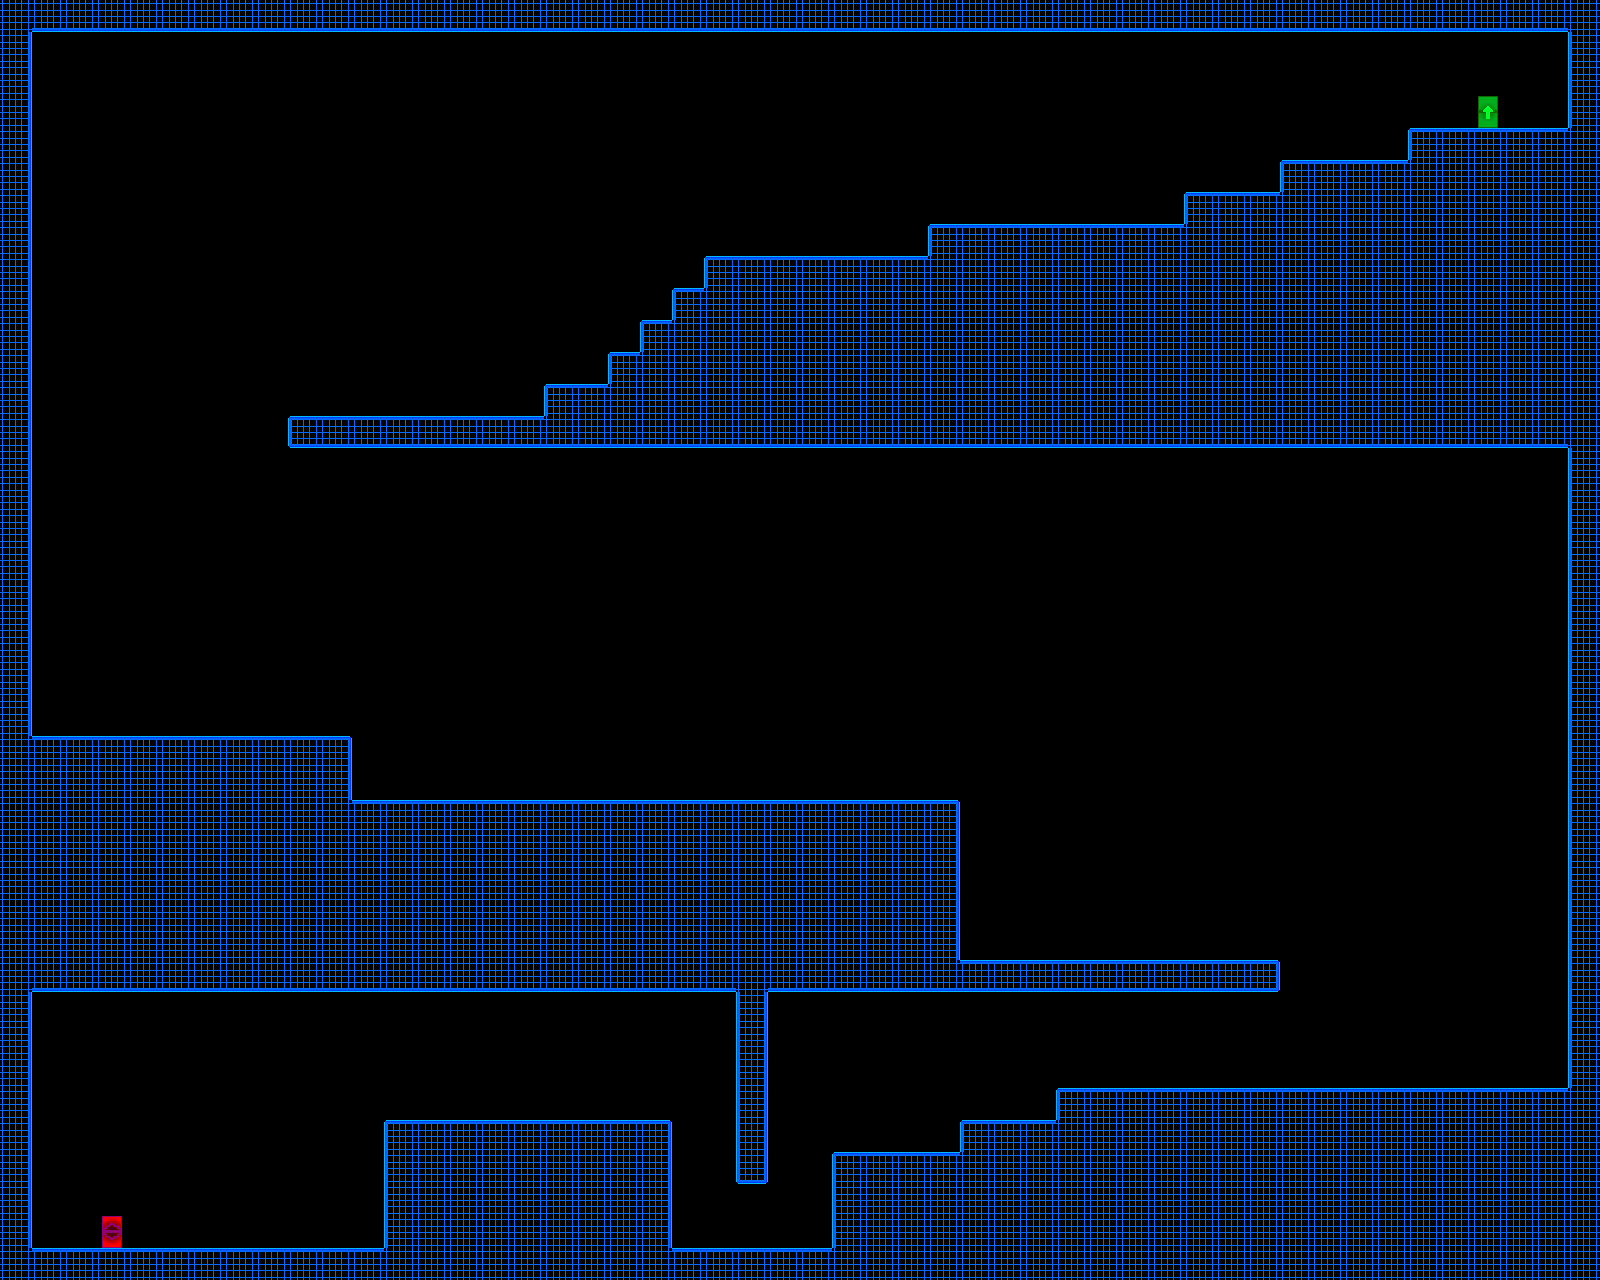

Below is a game level as drawn by its tile map, then a one-line description and the .tmx that defines it (tile-layer data replaced by summaries):
An orthogonal 50x40 tile map with 32x32 px tiles, 1 tile layer (Tile Layer 1) and 24 objects.

<map version="1.0" orientation="orthogonal" renderorder="right-down" width="50" height="40" tilewidth="32" tileheight="32" nextobjectid="25">
 <tileset firstgid="1" name="TestTile" tilewidth="32" tileheight="32" tilecount="117" columns="13">
  <image source="resources/tiles/TestTile.png" width="416" height="288" />
 </tileset>
 <layer name="Tile Layer 1" width="50" height="40">
  <data>[2000 cells, 760 non-empty, 14 distinct tile ids]</data>
 </layer>
 <objectgroup name="Triggers" visible="0">
  <object id="1" x="96" y="1216" width="32" height="32">
   <properties>
    <property name="playerEntrance" value="" />
   </properties>
  </object>
  <object id="2" x="1472" y="96" width="32" height="32">
   <properties>
    <property name="playerExit" value="Level4" />
   </properties>
  </object>
  <object id="3" x="32" y="1248" width="1536" height="32">
   <properties>
    <property name="blocker" value="t" />
   </properties>
  </object>
  <object id="4" x="0" y="0" width="32" height="1280">
   <properties>
    <property name="blocker" value="r" />
   </properties>
  </object>
  <object id="5" x="32" y="0" width="1536" height="32">
   <properties>
    <property name="blocker" value="b" />
   </properties>
  </object>
  <object id="6" x="1568" y="0" width="32" height="1280">
   <properties>
    <property name="blocker" value="l" />
   </properties>
  </object>
  <object id="7" x="384" y="1120" width="288" height="128">
   <properties>
    <property name="blocker" value="lrt" />
   </properties>
  </object>
  <object id="8" x="736" y="992" width="32" height="192">
   <properties>
    <property name="blocker" value="lrb" />
   </properties>
  </object>
  <object id="9" x="832" y="1152" width="128" height="96">
   <properties>
    <property name="blocker" value="lt" />
   </properties>
  </object>
  <object id="10" x="960" y="1120" width="96" height="32">
   <properties>
    <property name="blocker" value="lt" />
   </properties>
  </object>
  <object id="11" x="1056" y="1088" width="512" height="32">
   <properties>
    <property name="blocker" value="lt" />
   </properties>
  </object>
  <object id="12" x="960" y="960" width="320" height="32">
   <properties>
    <property name="blocker" value="tbr" />
   </properties>
  </object>
  <object id="13" x="352" y="800" width="608" height="192">
   <properties>
    <property name="blocker" value="tbr" />
   </properties>
  </object>
  <object id="14" x="32" y="736" width="320" height="256">
   <properties>
    <property name="blocker" value="tbr" />
   </properties>
  </object>
  <object id="15" x="288" y="416" width="1280" height="32">
   <properties>
    <property name="blocker" value="lbt" />
   </properties>
  </object>
  <object id="16" x="544" y="384" width="64" height="32">
   <properties>
    <property name="blocker" value="lt" />
   </properties>
  </object>
  <object id="17" x="608" y="352" width="32" height="32">
   <properties>
    <property name="blocker" value="lt" />
   </properties>
  </object>
  <object id="18" x="640" y="320" width="32" height="32">
   <properties>
    <property name="blocker" value="lt" />
   </properties>
  </object>
  <object id="19" x="672" y="288" width="32" height="32">
   <properties>
    <property name="blocker" value="lt" />
   </properties>
  </object>
  <object id="20" x="704" y="256" width="224" height="32">
   <properties>
    <property name="blocker" value="lt" />
   </properties>
  </object>
  <object id="21" x="928" y="224" width="256" height="32">
   <properties>
    <property name="blocker" value="lt" />
   </properties>
  </object>
  <object id="22" x="1184" y="192" width="96" height="32">
   <properties>
    <property name="blocker" value="lt" />
   </properties>
  </object>
  <object id="23" x="1280" y="160" width="128" height="32">
   <properties>
    <property name="blocker" value="lt" />
   </properties>
  </object>
  <object id="24" x="1408" y="128" width="160" height="32">
   <properties>
    <property name="blocker" value="lt" />
   </properties>
  </object>
 </objectgroup>
</map>